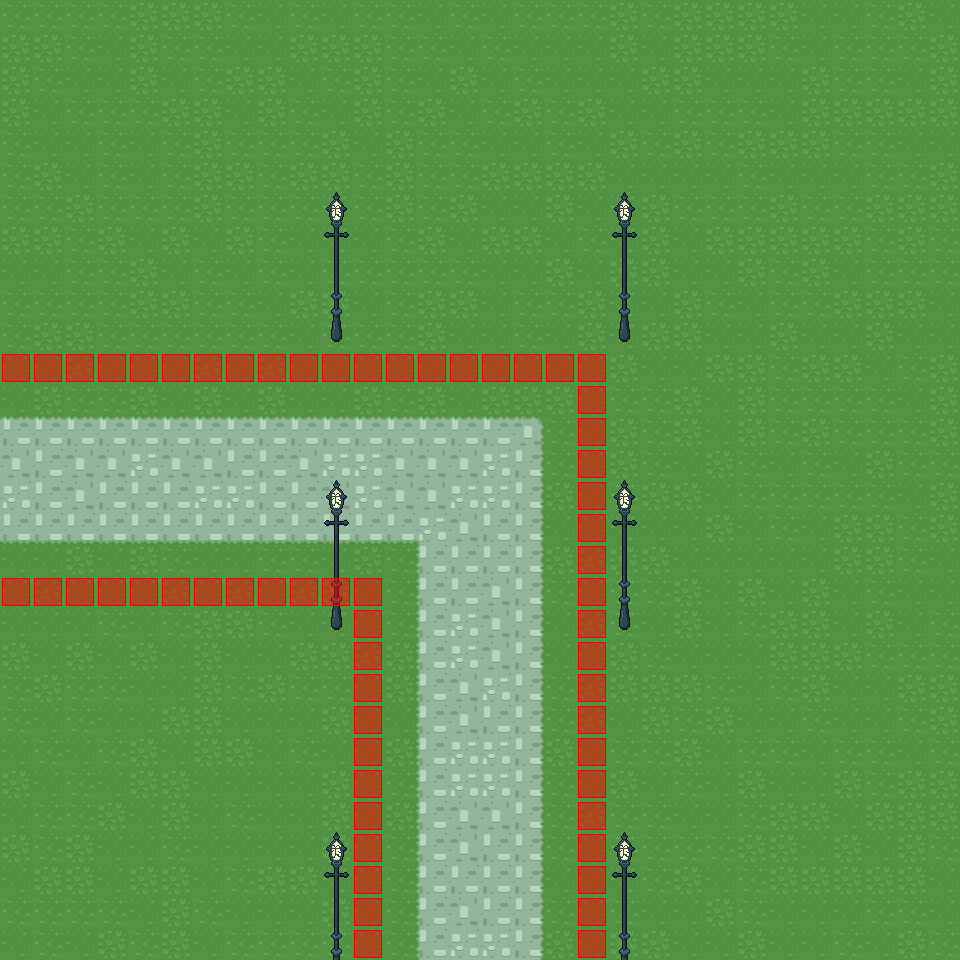

Tiled map render using the project's own tile images. Description and the map definition, with tile-layer contents summarised, below:
An orthogonal 30x30 tile map with 32x32 px tiles, 4 tile layers (Terrain, Decoration, Decoration Upper, Collision), 3 tilesets.

<map version="1.0" orientation="orthogonal" width="30" height="30" tilewidth="32" tileheight="32">
 <properties>
  <property name="south" value="path_f, 0" />
  <property name="west" value="path_b, 0" />
 </properties>
 <tileset firstgid="1" name="collision" tilewidth="32" tileheight="32">
  <image source="data/tilesets/collision.png" width="32" height="32" />
 </tileset>
 <tileset firstgid="2" name="terrain" tilewidth="32" tileheight="32">
  <image source="data/tilesets/punky/bf terrain .png" width="352" height="1600" />
 </tileset>
 <tileset firstgid="552" name="bf ponyville decoration elements" tilewidth="32" tileheight="32">
  <image source="data/tilesets/punky/bf ponyville decoration elements.png" width="288" height="736" />
 </tileset>
 <layer name="Terrain" width="30" height="30">
  <data>[900 cells, 900 non-empty, 12 distinct tile ids]</data>
 </layer>
 <layer name="Decoration" width="30" height="30">
  <data>[900 cells, 4 non-empty, 1 distinct tile ids]</data>
 </layer>
 <layer name="Decoration Upper" width="30" height="30">
  <properties>
   <property name="render" value="above" />
  </properties>
  <data>[900 cells, 24 non-empty, 4 distinct tile ids]</data>
 </layer>
 <layer name="Collision" width="30" height="30">
  <data>[900 cells, 60 non-empty, 1 distinct tile ids]</data>
 </layer>
</map>